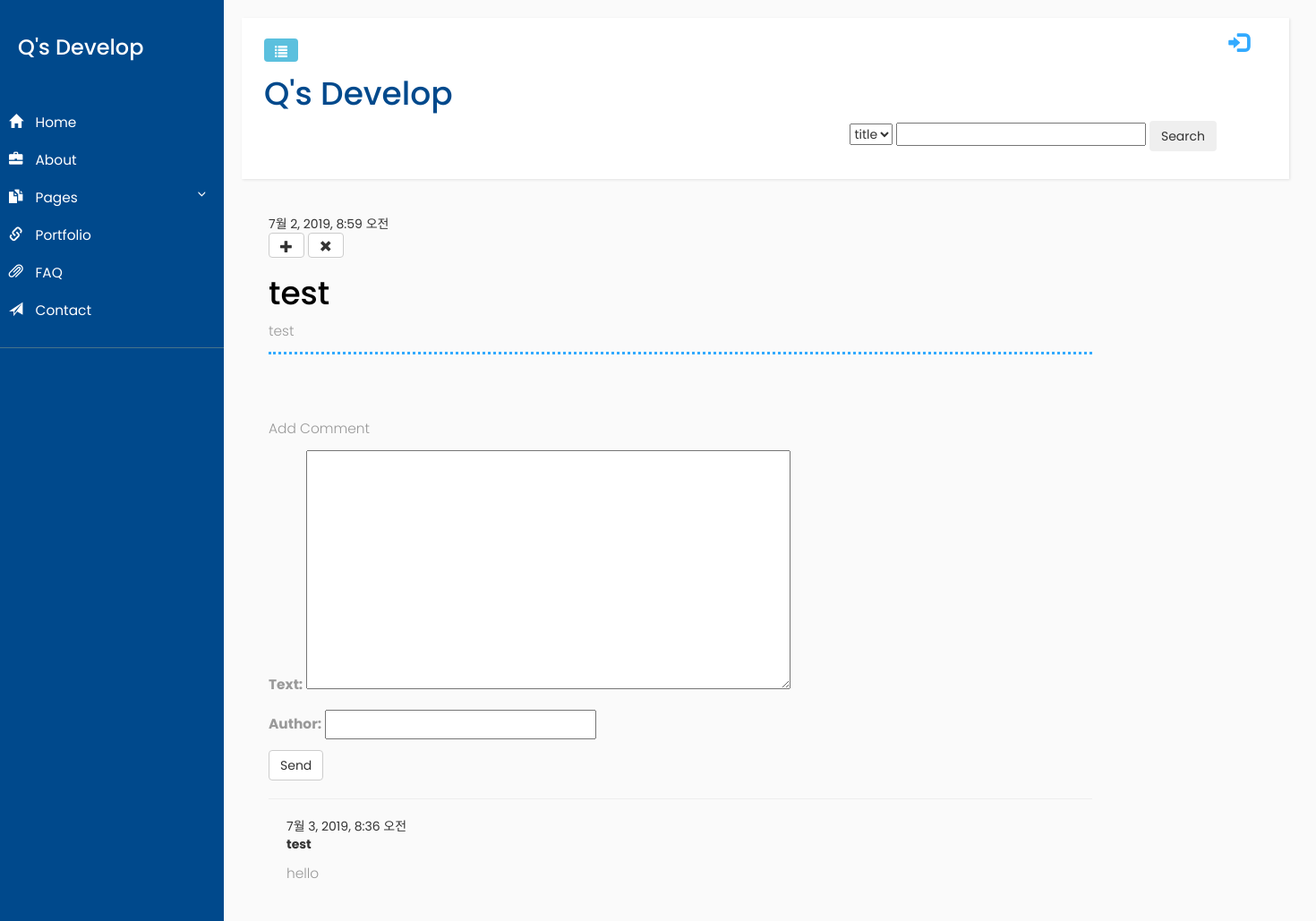
Screenshot of /post/3/ with the database file from the repository.
### blog/models.py (models this page shows, shortened)
class Post(models.Model):
    author = models.ForeignKey('auth.User',on_delete=models.CASCADE,)
    title = models.CharField(max_length=200)
    text = models.TextField()
    category = models.CharField(max_length=200)
    created_date = models.DateTimeField(default = timezone.now)
    published_date = models.DateTimeField(blank = True, null=True)

class Comment(models.Model):
    post = models.ForeignKey('blog.Post', related_name='comments', on_delete=models.CASCADE,)
    author = models.CharField(max_length = 200)
    text = models.TextField()
    created_date = models.DateTimeField(default = timezone.now)
    approved_comment = models.BooleanField(default=False)

### blog/views.py (the view)
# urls.py: path('post/<int:pk>/', views.post_detail, name='post_detail'),
def post_detail(request, pk):
    post = get_object_or_404(Post, pk=pk) # 위의 4줄과 같은 역할
    comments = Comment.objects.filter(created_date__lte = timezone.now(), post=post).order_by('-created_date')
    if request.method =="POST":
        form = CommentForm(request.POST)
        if form.is_valid():
            comment = form.save(commit=False)
            comment.post = post
            comment.save()
            return redirect('post_detail', pk=post.pk)
    else:
        form = CommentForm()
    return render(request, 'blog/post_detail.html', {
            'post':post,
            'comments':comments,
            'form':form
        })

### blog/forms.py
class CommentForm(forms.ModelForm):
    class Meta:
        model = Comment
        fields = ['text','author']

### blog/templates/blog/post_detail.html (shortened to what this page needs)
{% extends 'blog/base.html' %}
{% block content %}
    <div class="post">
        {% if post.published_date %}
            <div class="date">
                {{ post.published_date }}
            </div>
        {% else %}
            <a class="btn btn-default" href="{% url 'post_publish' pk=post.pk %}">Publish</a>
        {% endif %}
        <a class="btn btn-default" href="{% url 'post_edit' pk=post.pk %}"><span class = "glyphicon glyphicon-plus"></span></a>
        <a class="btn btn-default" href="{% url 'post_remove' pk=post.pk %}"><span class = "glyphicon glyphicon-remove"></span></a>
        <h1>{{ post.title }}</h1>
        <p>{{ post.text|linebreaks }}</p>
    </div>
    <div>
        <p>Add Comment</p>
        <form method="POST" class ="post-form">
            {{ form.as_p }}
            <button type="submit" class="save btn btn-default">Send</button>
        </form>
    </div>
    <hr>
    {% for comment in comments %}
        {% if user.is_authenticated or comment.approved_comment %}
        <div class="comment">
            <div calss="date">
                {{ comment.created_date }}
            </div>
            <strong> {{ comment.author }}</strong>
            <p>{{ comment.text|linebreaks }}</p>
        </div>
        {% endif %}
    {% empty %}
        <p>No comments here yet :) </p>
    {% endfor %}
{% endblock %}

### blog/static/blog/css/blog_frame.css (style rules this page uses)
body { font-family: 'Poppins', sans-serif; background: #fafafa; }
p { font-family: 'Poppins', sans-serif; font-size: 1.1em; font-weight: 300; line-height: 1.7em; color: #999; }
a, a:hover, a:focus { color: inherit; text-decoration: none; transition: all 0.3s; }
i, span { display: inline-block; }

### blog/static/blog/css/blog_header.css (style rules this page uses)
.post { position: relative; margin-bottom: 70px; border-color: #32AAFF; border-bottom-style: dotted; }
.post h1 { color: #000000; }
.comment { margin: 20px 0px 20px 20px; }

### rows the page displays
Post: published_date "7월 2, 2019, 8:59 오전", title "test", text "test"
Comment: created_date "7월 3, 2019, 8:36 오전", author "test", text "hello"
